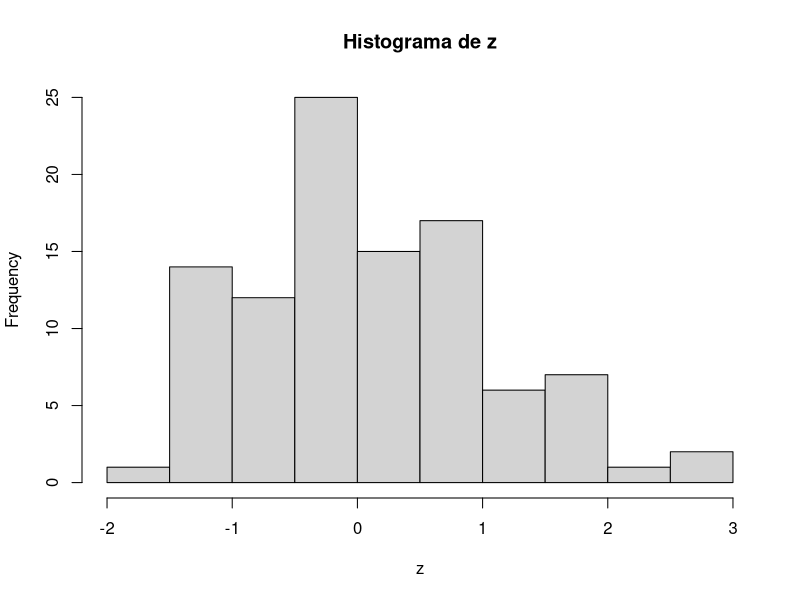
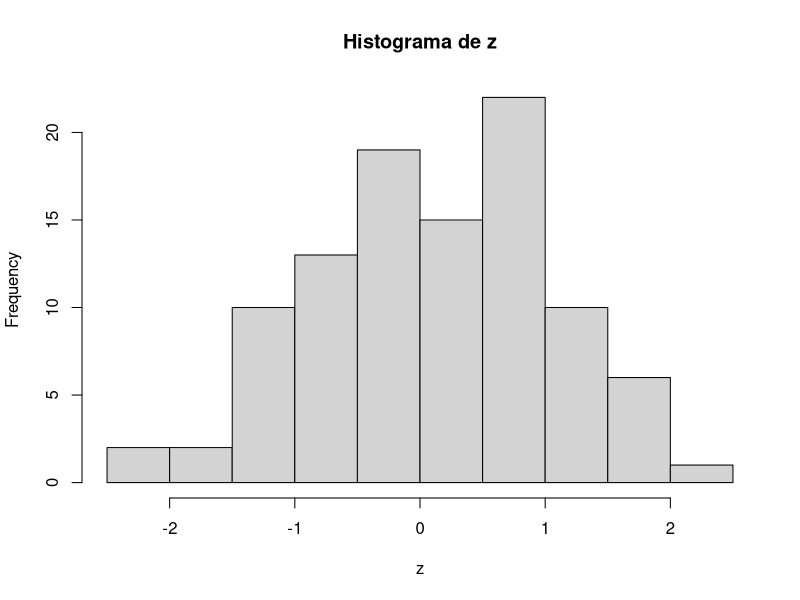

Source code (R) for these figures, in order:
#primeira analise
x <- 1:10
y <- x^2
print(y)
mean(x)

#modificando com mais analises
z <- rnorm(100, mean=0, sd=1)
hist(z, main="Histograma de z")
summary(z)
#esqueci de dar commit antes do push
z <- rnorm(100, mean=0, sd=1)
hist(z, main="Histograma de z")
summary(z)
